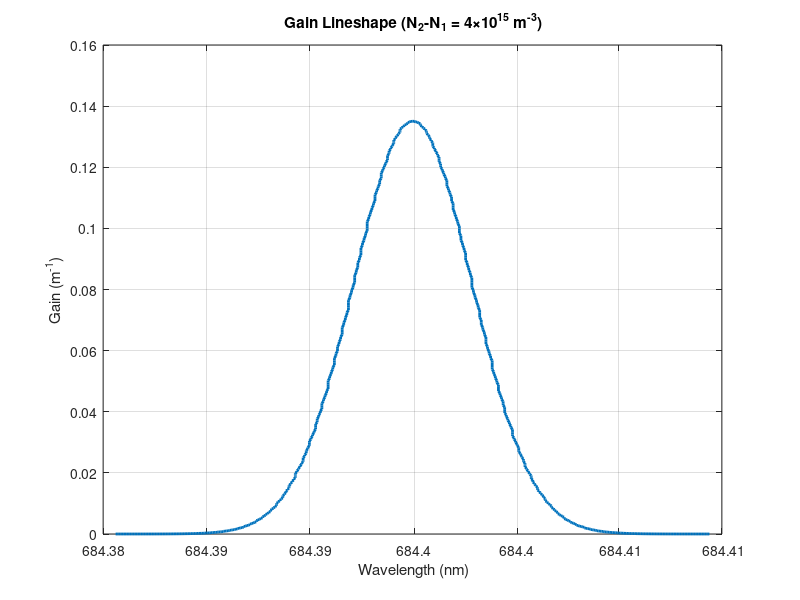
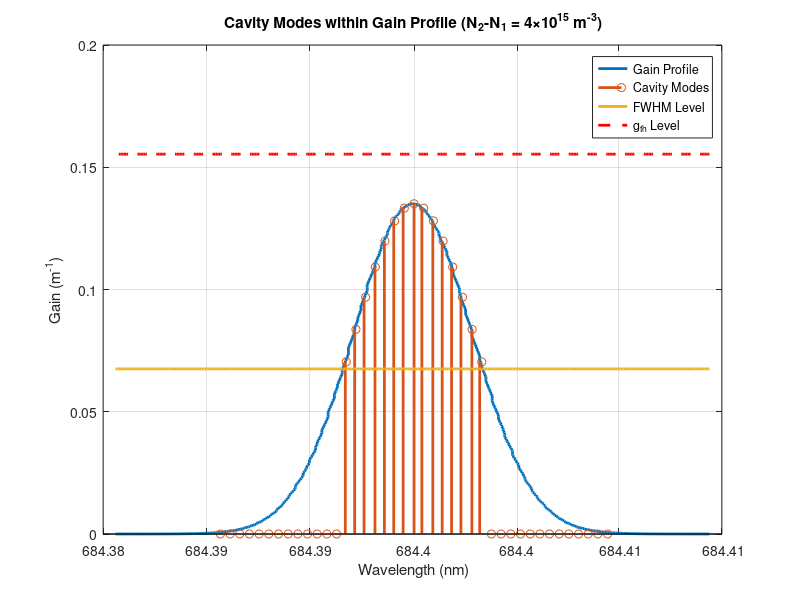
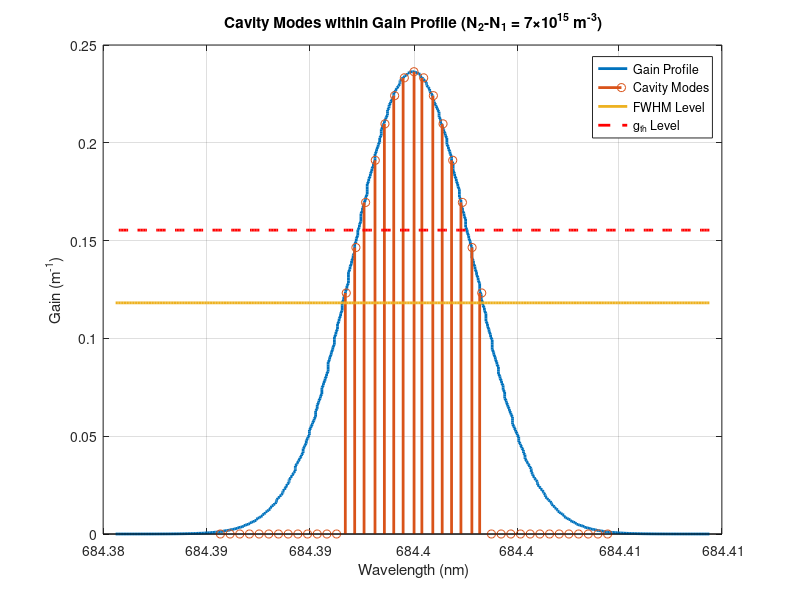
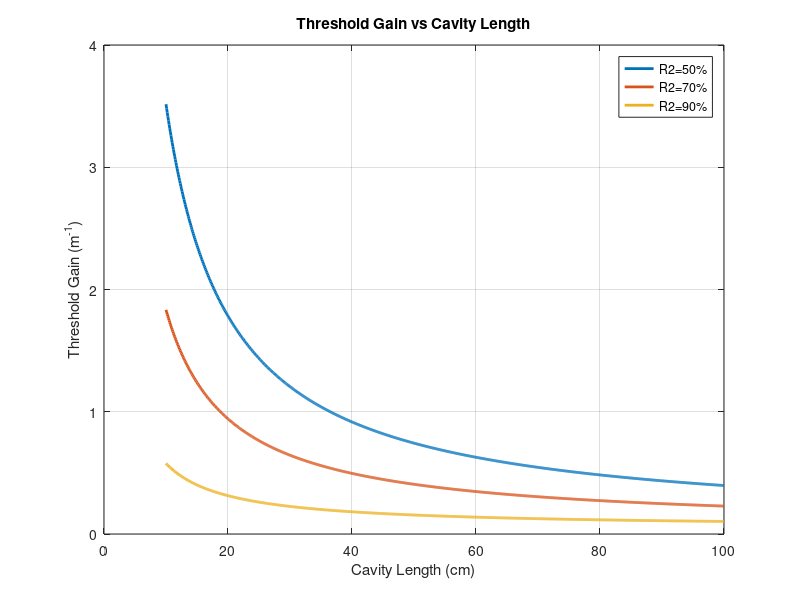

The MATLAB source for these figures, in order: (Note: this script raises an error after producing the figures.)
% Gas Laser Analysis for wavelength 684.4 nm
clc; clearvars; close all;

% Constants and parameters
c = 3e8;                  % Speed of light (m/s)
n = 1;                    % Refractive index
tau_sp = 300e-9;         % Spontaneous decay time (s)
lambda0 = 684.4e-9;      % Center wavelength (m)
f0 = c/lambda0;          % Center frequency (Hz)
del_f = 1.84e9;          % Linewidth (1.84 GHz)
del_lambda = del_f*c/f0^2;
L = 50e-2;               % Tube length (m)
gamma = 0.05;            % Loss coefficient (m^-1)
R1 = 1;                  % Mirror 1 reflectance (100%)
R2 = 0.9;                % Mirror 2 reflectance (90%)

% Calculate threshold gain
gth = gamma + log(1./(R1*R2))/(2*L);
fprintf('Threshold gain (gth) = %.4f m^-1\n', gth);

% Task 1: Gain Lineshape and Cavity Modes Analysis
% Frequency and wavelength calculations
f = linspace(f0-5*del_f, f0+5*del_f, 1000);
lambda = c./f;
x = (f-f0)/(del_f);

% Gain calculations for N2-N1 = 4e15
dn = 4e15;
g0 = dn*n*c^2/(8*pi*f0^2*tau_sp*del_f);
fprintf('Peak gain coefficient g0 = %.4f m^-1\n', g0);
g = g0*exp(-0.5.*x.^2);

% Plot gain lineshape
figure(1);
plot(lambda*1e9, g, 'LineWidth', 2);
xlabel('Wavelength (nm)');
ylabel('Gain (m^{-1})');
title('Gain Lineshape (N_2-N_1 = 4×10^{15} m^{-3})');
grid on;

% Calculate and plot cavity modes with both FWHM and gth
figure(2);
plot(lambda*1e9, g, 'LineWidth', 2, 'DisplayName', 'Gain Profile');
hold on;

% Calculate cavity modes
Nmode = 20;
m = floor(2*L/lambda0);
dlambda = lambda0^2/(2*L);  % Mode spacing
lambda_cavity_mode = (lambda0-Nmode*dlambda):dlambda:(lambda0+Nmode*dlambda);
f_cavity_mode = c./lambda_cavity_mode;
x_cavity_mode = (f_cavity_mode-f0)/(del_f);
g_cavity_mode = g0*exp(-0.5.*x_cavity_mode.^2);

% Find modes within FWHM and above gth
g_line_fwhm = (g_cavity_mode >= g0/2).*g_cavity_mode;
g_line_gth = (g_cavity_mode >= gth).*g_cavity_mode;
num_modes_fwhm = sum(g_cavity_mode >= g0/2);
num_modes_gth = sum(g_cavity_mode >= gth);

stem(lambda_cavity_mode*1e9, g_line_fwhm, 'LineWidth', 2, 'DisplayName', 'Cavity Modes');
plot(lambda*1e9, ones(1,length(lambda))*g0/2, 'LineWidth', 2, 'DisplayName', 'FWHM Level');
plot(lambda*1e9, ones(1,length(lambda))*gth, 'r--', 'LineWidth', 2, 'DisplayName', 'g_{th} Level');
xlabel('Wavelength (nm)');
ylabel('Gain (m^{-1})');
title('Cavity Modes within Gain Profile (N_2-N_1 = 4×10^{15} m^{-3})');
fprintf('\nFor N2-N1 = 4e15 m^-3:\n');
fprintf('Number of modes within FWHM = %d\n', num_modes_fwhm);
fprintf('Number of modes above gth = %d\n', num_modes_gth);
legend('Location', 'best');
grid on;

% Task 2: Analysis with N2-N1 = 7e15
figure(3);
dn = 7e15;
g0_new = dn*n*c^2/(8*pi*f0^2*tau_sp*del_f);
g_new = g0_new*exp(-0.5.*x.^2);
g_cavity_mode_new = g0_new*exp(-0.5.*x_cavity_mode.^2);
g_line_fwhm_new = (g_cavity_mode_new >= g0_new/2).*g_cavity_mode_new;
g_line_gth_new = (g_cavity_mode_new >= gth).*g_cavity_mode_new;
num_modes_fwhm_new = sum(g_cavity_mode_new >= g0_new/2);
num_modes_gth_new = sum(g_cavity_mode_new >= gth);

plot(lambda*1e9, g_new, 'LineWidth', 2, 'DisplayName', 'Gain Profile');
hold on;
stem(lambda_cavity_mode*1e9, g_line_fwhm_new, 'LineWidth', 2, 'DisplayName', 'Cavity Modes');
plot(lambda*1e9, ones(1,length(lambda))*g0_new/2, 'LineWidth', 2, 'DisplayName', 'FWHM Level');
plot(lambda*1e9, ones(1,length(lambda))*gth, 'r--', 'LineWidth', 2, 'DisplayName', 'g_{th} Level');
xlabel('Wavelength (nm)');
ylabel('Gain (m^{-1})');
title('Cavity Modes within Gain Profile (N_2-N_1 = 7×10^{15} m^{-3})');
fprintf('\nFor N2-N1 = 7e15 m^-3:\n');
fprintf('Number of modes within FWHM = %d\n', num_modes_fwhm_new);
fprintf('Number of modes above gth = %d\n', num_modes_gth_new);
legend('Location', 'best');
grid on;

% Task 3: Threshold gain variation with cavity length
figure(4);
R2_range = 0.5:0.1:0.9;
L_range = (10:0.1:100)*1e-2;
[R2_mesh, L_mesh] = meshgrid(R2_range, L_range);
gth_mesh = gamma + log(1./(R1.*R2_mesh))./(2*L_mesh);

% Plot gth vs L for different R2
plot(L_range*100, gth_mesh(:,1), 'LineWidth', 2, 'DisplayName', 'R2=50%');
hold on;
plot(L_range*100, gth_mesh(:,3), 'LineWidth', 2, 'DisplayName', 'R2=70%');
plot(L_range*100, gth_mesh(:,5), 'LineWidth', 2, 'DisplayName', 'R2=90%');

% Calculate specific values for R2=70%
L_specific = [10 30 50]*1e-2;
gth_specific = gamma + log(1./(R1*0.7))./(2*L_specific);
fprintf('\nThreshold gain values for R2=70%%:\n');
fprintf('L=10cm: gth = %.4f m^-1\n', gth_specific(1));
fprintf('L=30cm: gth = %.4f m^-1\n', gth_specific(2));
fprintf('L=50cm: gth = %.4f m^-1\n', gth_specific(3));

xlabel('Cavity Length (cm)');
ylabel('Threshold Gain (m^{-1})');
title('Threshold Gain vs Cavity Length');
legend('Location', 'best');
grid on;




% [Previous code remains the same until Figure 4]

% Task 3: Modified threshold gain variation analysis
figure(5);
R2_range = linspace(0.5, 0.9, 1000);  % 1000 points between 0.5 and 0.9
L_values = (10:10:100)*1e-2;          % 10 cavity lengths from 10cm to 100cm
colors = jet(length(L_values));        % Create different colors for each length

% Plot gth vs R2 for different cavity lengths
for i = 1:length(L_values)
    gth_curve = gamma + log(1./(R1.*R2_range))./(2*L_values(i));
    plot(R2_range*100, gth_curve, 'LineWidth', 2, 'Color', colors(i,:), ...
         'DisplayName', sprintf('L = %d cm', L_values(i)*100));
    hold on;
end

xlabel('Mirror Reflectance R2 (%)');
ylabel('Threshold Gain (m^{-1})');
title('Threshold Gain vs Mirror Reflectance for Different Cavity Lengths');
legend('Location', 'best');
grid on;

% Calculate specific values for R2=70%
L_specific = [10 30 50]*1e-2;
gth_specific = gamma + log(1./(R1*0.7))./(2*L_specific);
fprintf('\nThreshold gain values for R2=70%%:\n');
fprintf('L=10cm: gth = %.4f m^-1\n', gth_specific(1));
fprintf('L=30cm: gth = %.4f m^-1\n', gth_specific(2));
fprintf('L=50cm: gth = %.4f m^-1\n', gth_specific(3));

% Add x and y axis limits and formatting
xlim([50 90]);
grid minor;
ax = gca;
ax.GridAlpha = 0.3;
ax.MinorGridAlpha = 0.15;
